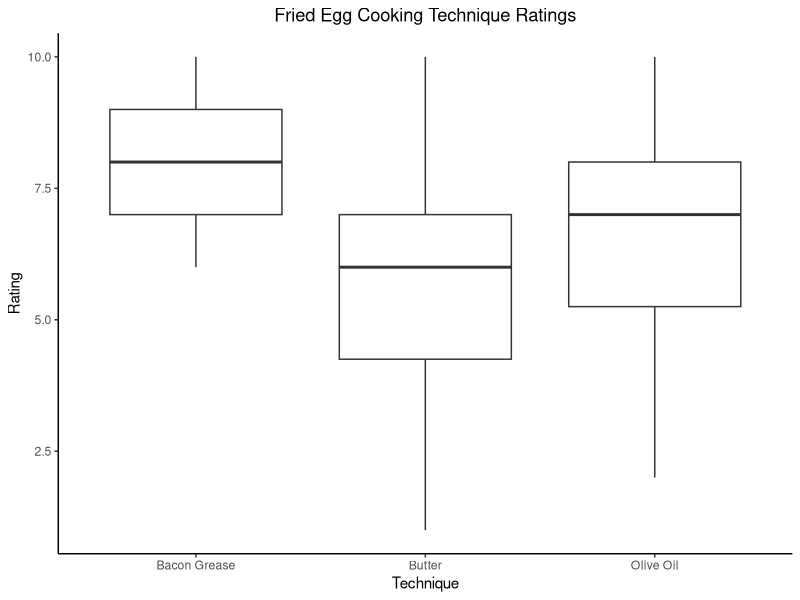

Here is the R script that generated this plot:
## ---- chunk 1
library(tidyverse)
library(readxl)
## Read in the Data ##
egg_data <- read_excel("Egg Rating.xlsx")
## Get a Glimpse of the Data ##
egg_data |>
  glimpse()
## ---- chunk 2
## Get Means and SDs ##
library(rstatix)
egg_data |>
  group_by(Technique) |>
  get_summary_stats(Rating,type="mean_sd") |>
  select(Technique,mean,sd)
## ---- chunk 3
## Build a Boxplot ##
egg_data |>
  ggplot(aes(x=Technique,y=Rating)) +
  geom_boxplot() +
  labs(title = "Fried Egg Cooking Technique Ratings") +
  theme_classic() +
  theme(plot.title=element_text(hjust=0.50))
## ---- chunk 4
library(broom)
egg_mod <- aov(Rating ~ Technique,data=egg_data)
egg_mod |>
  tidy()
## ---- chunk 5
## Perform Tukey's HSD ##
TukeyHSD(egg_mod) |>
  tidy() |>
  select(contrast,estimate,adj.p.value)
